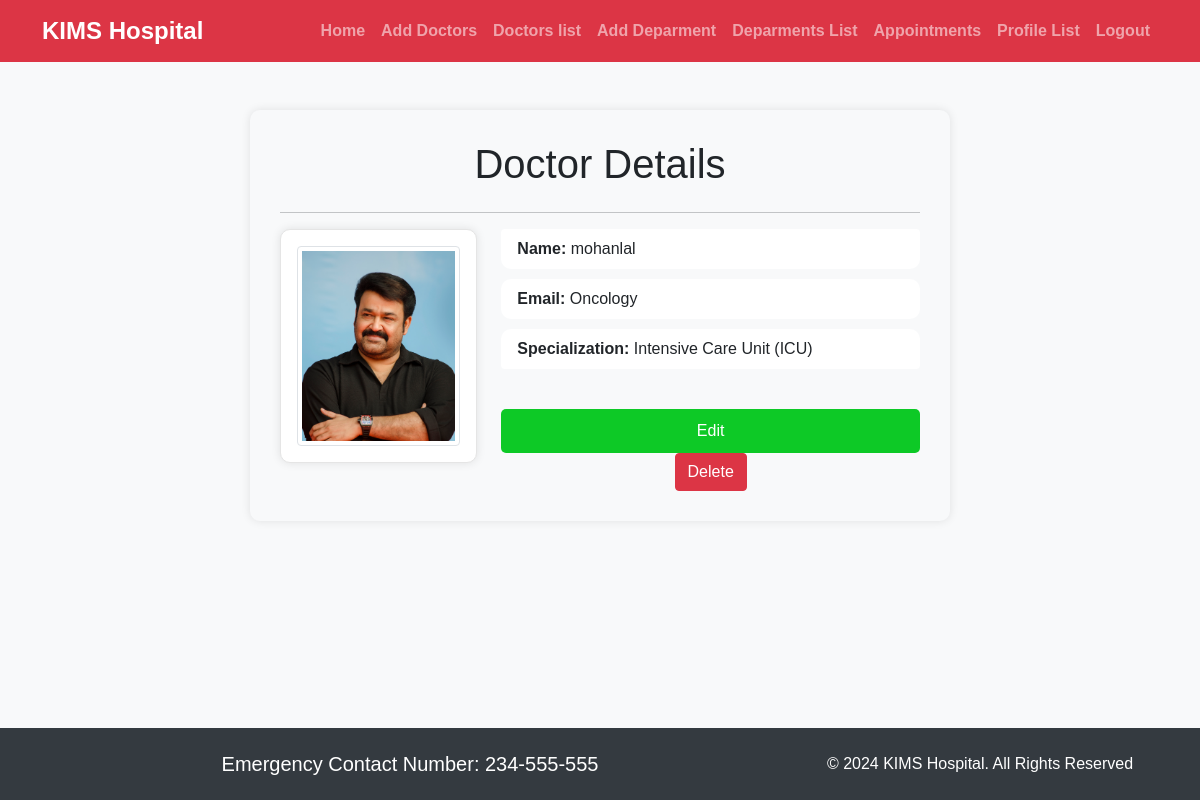
The app's page /doctors_list/2/ (signed in) with its own data.
### customer/models.py (models this page shows, shortened)
class Doctors(models.Model):
    doc_name =models.CharField(max_length=100)
    doc_spec =models.CharField(max_length=100)
    dep_name =models.ForeignKey(Departments, on_delete=models.CASCADE)
    dep_image = models.ImageField(upload_to='doctors')

class Departments(models.Model):
    dep_name = models.CharField(max_length=100)
    dep_description = models.TextField()
    def __str__(self):
        return self.dep_name

### admin1/views.py (the view)
# urls.py: path('doctors_list/<int:pk>/', DoctorDetailView.as_view(), name='doctor_detail'),
class DoctorDetailView(DetailView):
    model = Doctors
    template_name = 'admin/doctor_detail.html'
    context_object_name = 'doctor'

### templates/admin/doctor_detail.html (shortened to what this page needs)
    {% extends 'admin/base.html' %}
    {% block content %}
    <div class="container form-container">
        <h1 class="text-center mb-4">Doctor Details</h1>
        <hr>
        <div class="row">
            <div class="col-sm-4">
                <div class="card mb-3 profile-card">
                    <div class="card-body text-center">
                        {% if user.profile %}
                            <img src="{{ doctor.dep_image.url }}" class="card-img-top img-thumbnail rounded" alt="Profile Picture" style="width: 250px; height: 200px; object-fit: cover;">
                        {% else %}
                            <p class="card-text">No profile picture available</p>
                        {% endif %}
                    </div>
                </div>
            </div>
            <div class="col-sm-8">
                <ul class="list-group">
                    <li class="list-group-item"><strong>Name:</strong> {{doctor.doc_name  }}</li>
                    <li class="list-group-item"><strong>Email:</strong> {{ doctor.doc_spec }}</li>
                    <li class="list-group-item"><strong>Specialization:</strong> {{ doctor.dep_name  }}</li>
                </ul>
                <div class="text-center">
                    <a href="{% url 'doctor_update' doctor.pk %}" class="btn btn-primary update-button">Edit</a>
                    <form action="{% url 'doctor_delete' doctor.pk %}" method="post">
                        <input type="submit" class="btn btn-danger" update-button value="Delete">
                    </form>
                </div>
            </div>
        </div>
    </div>
    {% endblock %}

### static/css/form_page.css (style rules this page uses)
.form-container { background-color: #f8f9fa; padding: 30px; border-radius: 10px; box-shadow: 0 0 10px rgba(0, 0, 0, 0.1); max-width: 700px; margin: 0 auto; }

### static/css/profile.css (style rules this page uses)
.card-body.text-center img { display: block; margin: 0 auto; }
.profile-card { border: 1px solid #e5e5e5; border-radius: 10px; box-shadow: 0 0 10px rgba(0, 0, 0, 0.1); }
.update-button { width: 100%; padding: 10px; background-color: #0dc926; color: #fff; border: none; border-radius: 5px; cursor: pointer; transition: background-color 0.3s ease; }

### static/css/appo_list.css (style rules this page uses)
.list-group { margin-bottom: 30px; }
.list-group-item { border: none; border-radius: 10px; margin-bottom: 10px; }

### templates/admin/base.html (style rules this page uses)
body { background-color: #f8f9fa; font-family: Arial, sans-serif; display: flex; flex-direction: column; min-height: 100vh; }

### records on screen
Doctors: dep_image (picture), doc_name "mohanlal", doc_spec "Oncology", dep_name "Intensive Care Unit (ICU)"
